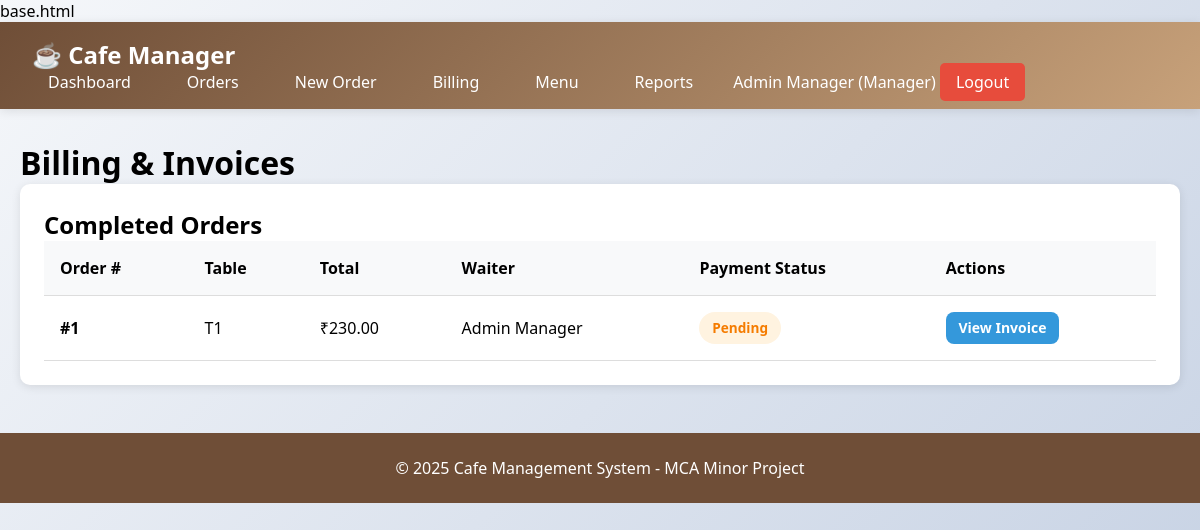
The app's page /billing (signed in), older data.
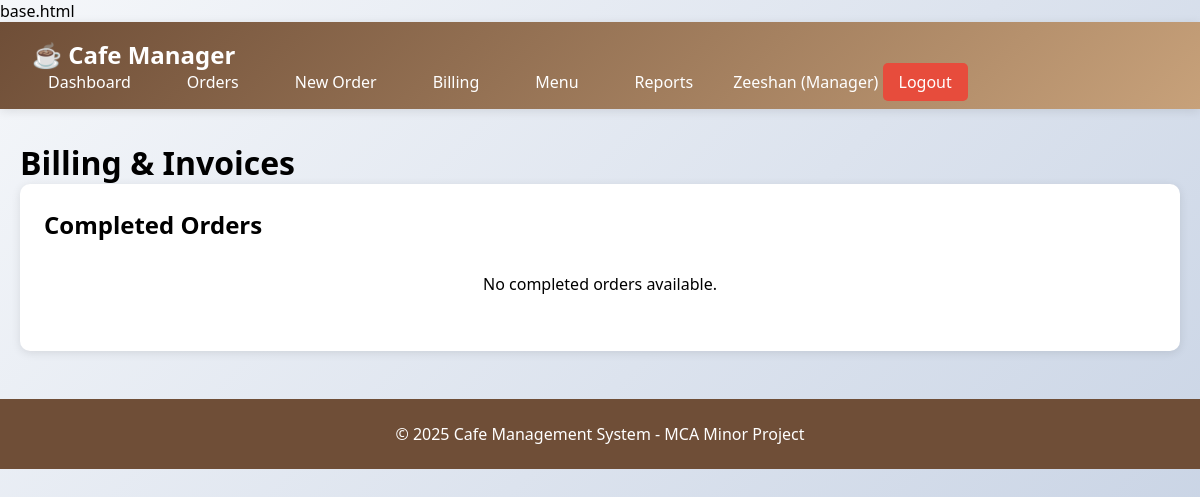
The same page, newer data.
### tables this page shows
CREATE TABLE users (
    id INTEGER PRIMARY KEY AUTOINCREMENT,
    name VARCHAR(100) NOT NULL,
    email VARCHAR(100) UNIQUE NOT NULL,
    password VARCHAR(255) NOT NULL,
    role VARCHAR(20) NOT NULL CHECK(role IN ('Manager', 'Cashier', 'Waiter')),
    created_at TIMESTAMP DEFAULT CURRENT_TIMESTAMP
);

CREATE TABLE invoices (
    id INTEGER PRIMARY KEY AUTOINCREMENT,
    order_id INTEGER NOT NULL UNIQUE,
    subtotal DECIMAL(10, 2) NOT NULL,
    tax DECIMAL(10, 2) DEFAULT 0,
    discount DECIMAL(10, 2) DEFAULT 0,
    total DECIMAL(10, 2) NOT NULL,
    payment_status VARCHAR(20) DEFAULT 'Pending' CHECK(payment_status IN ('Pending', 'Paid', 'Failed')),
    paid_at TIMESTAMP,
    created_at TIMESTAMP DEFAULT CURRENT_TIMESTAMP,
    FOREIGN KEY (order_id) REFERENCES orders(id) ON DELETE CASCADE
);

CREATE TABLE orders (
    id INTEGER PRIMARY KEY AUTOINCREMENT,
    table_no VARCHAR(10) NOT NULL,
    status VARCHAR(20) DEFAULT 'Placed' CHECK(status IN ('Placed', 'Preparing', 'Completed', 'Cancelled')),
    total_amount DECIMAL(10, 2) DEFAULT 0,
    waiter_id INTEGER NOT NULL,
    created_at TIMESTAMP DEFAULT CURRENT_TIMESTAMP,
    FOREIGN KEY (waiter_id) REFERENCES users(id)
);

### app.py (the view)
@app.route('/billing')
@login_required
@role_required('Cashier', 'Manager')
def billing():
    conn = get_db_connection()
    completed_orders = conn.execute('''
        SELECT o.*, u.name as waiter_name,
               COALESCE(i.payment_status, 'Pending') as payment_status,
               i.id as invoice_id
        FROM orders o
        JOIN users u ON o.waiter_id = u.id
        LEFT JOIN invoices i ON o.id = i.order_id
        WHERE o.status = 'Completed'
        ORDER BY o.created_at DESC
    ''').fetchall()
    conn.close()
    return render_template('billing.html', orders=completed_orders)

### app.py (called while the page is built)
def get_db_connection():
    conn = sqlite3.connect(DATABASE)
    conn.row_factory = sqlite3.Row
    return conn

def login_required(f):
    @wraps(f)
    def decorated_function(*args, **kwargs):
        if 'user_id' not in session:
            flash('Please login first!', 'error')
            return redirect(url_for('login'))
        return f(*args, **kwargs)
    return decorated_function

def role_required(*roles):
    def wrapper(f):
        @wraps(f)
        def decorated_function(*args, **kwargs):
            if 'role' not in session or session['role'] not in roles:
                flash('Access denied! Insufficient permissions.', 'error')
                return redirect(url_for('dashboard'))
            return f(*args, **kwargs)
        return decorated_function
    return wrapper

### templates/billing.html (shortened to what this page needs)
{% extends "base.html" %}
{% block content %}
<h1>Billing & Invoices</h1>
<div class="card">
    <h2>Completed Orders</h2>
    {% if orders %}
    <table class="table">
        <thead>
            <tr>
                <th>Order #</th>
                <th>Table</th>
                <th>Total</th>
                <th>Waiter</th>
                <th>Payment Status</th>
                <th>Actions</th>
            </tr>
        </thead>
        <tbody>
            {% for order in orders %}
            <tr>
                <td><strong>#{{ order.id }}</strong></td>
                <td>{{ order.table_no }}</td>
                <td>₹{{ "%.2f"|format(order.total_amount) }}</td>
                <td>{{ order.waiter_name }}</td>
                <td><span class="badge badge-{{ order.payment_status.lower() }}">{{ order.payment_status }}</span></td>
                <td>
                    {% if order.invoice_id %}
                    <a href="{{ url_for('view_invoice', invoice_id=order.invoice_id) }}" class="btn btn-sm btn-info">View Invoice</a>
                    {% else %}
                    <a href="{{ url_for('generate_bill', order_id=order.id) }}" class="btn btn-sm btn-primary">Generate Bill</a>
                    {% endif %}
                </td>
            </tr>
            {% endfor %}
        </tbody>
    </table>
    {% else %}
    <p style="text-align: center; padding: 2rem;">No completed orders available.</p>
    {% endif %}
</div>
{% endblock %}

### templates/base.html (shortened to what this page needs)
<!DOCTYPE html>
<html lang="en">
<head>
</head>
<body>
    {% if session.user_id %}
    <nav class="navbar">
        <div class="nav-container">
            <a href="{{ url_for('dashboard') }}" class="nav-brand">☕ Cafe Manager</a>
            <ul class="nav-menu">
                <li><a href="{{ url_for('dashboard') }}">Dashboard</a></li>
                {% if session.role in ['Waiter', 'Manager'] %}
                <li><a href="{{ url_for('orders') }}">Orders</a></li>
                <li><a href="{{ url_for('create_order') }}">New Order</a></li>
                {% endif %}
                {% if session.role in ['Cashier', 'Manager'] %}
                <li><a href="{{ url_for('billing') }}">Billing</a></li>
                {% endif %}
                <li><a href="{{ url_for('menu') }}">Menu</a></li>
                {% if session.role == 'Manager' %}
                <li><a href="{{ url_for('reports') }}">Reports</a></li>
                {% endif %}
                <li>
                    <span style="color: white;">{{ session.user_name }} ({{ session.role }})</span>
                    <a href="{{ url_for('logout') }}" class="btn-logout">Logout</a>
                </li>
            </ul>
        </div>
    </nav>
    {% endif %}
    <main class="container">
        {% block content %}{% endblock %}
    </main>
    <footer class="footer">
        <p>&copy; 2025 Cafe Management System - MCA Minor Project</p>
    </footer>
</body>
</html>

Row changes from the older to the newer data that the page shows:
no longer on this page (row edited): users: user_name "Admin Manager", role "Manager"
removed invoices: id "1", table_no "T1", waiter_name "Admin Manager", payment_status "Pending"
removed orders: total_amount "230.00"
Text that changed along with them:
{{ session.user_name }}: (not shown) → "Zeeshan"
{{ session.role }}: (not shown) → "Manager"
text no longer shown: "Order # Table Total Waiter Payment Status Actions"
text now shown: "No completed orders available."
